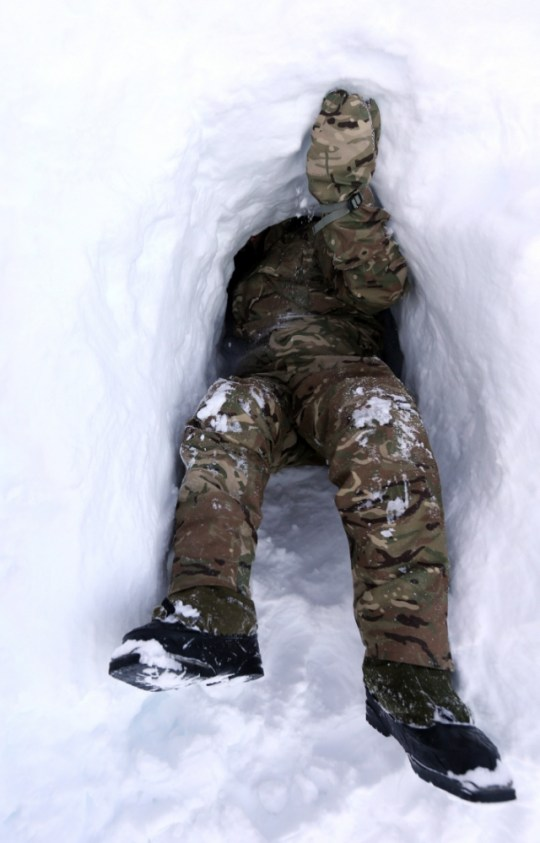
#> input picture testimg.jpg, 540 x 843 px
$ jupyter execute --allow-errors Untitled.ipynb
#> lines starting #> are read from the running program, lines starting #| are printed output that depends on the picture
[cell 1]
import cv2
humancascade=cv2.CascadeClassifier('haarcascade_fullbody.xml')
image_path="testimg.jpg"
image=cv2.imread(image_path)
#> image is the input picture: shape (843, 540, 3); mean B, G, R 193, 182.6, 181.6
gray = cv2.cvtColor(image, cv2.COLOR_BGR2GRAY)
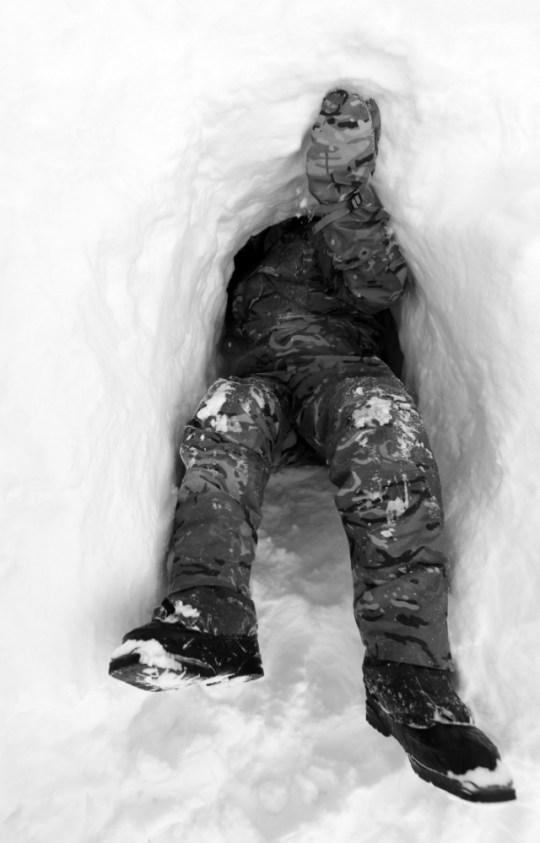
#> gray: shape (843, 540); min 0, max 255, mean 183.5
#> (the rest of this cell did not finish here and is left out)


$ run again, with avalanche1.jpg copied over testimg.jpg
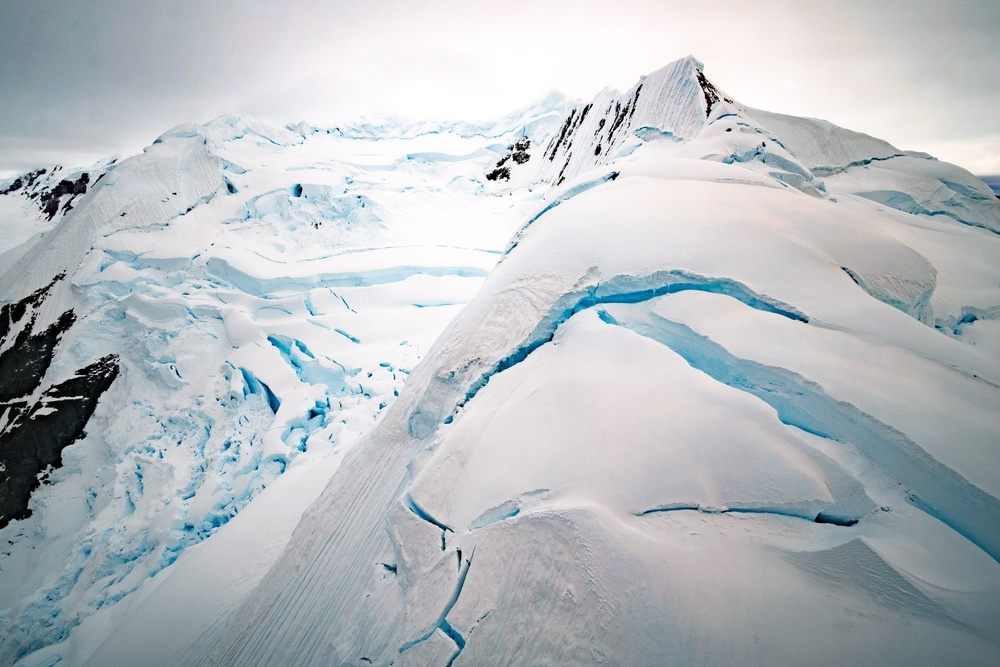
#> input picture avalanche1.jpg, 1000 x 667 px, shrunk from 5072 x 3381 before the run
#> image is the input picture: shape (667, 1000, 3); mean B, G, R 192.5, 188.4, 182.2
#> `gray = cv2.cvtColor(image, cv2.COLOR_BGR2GRAY)`:
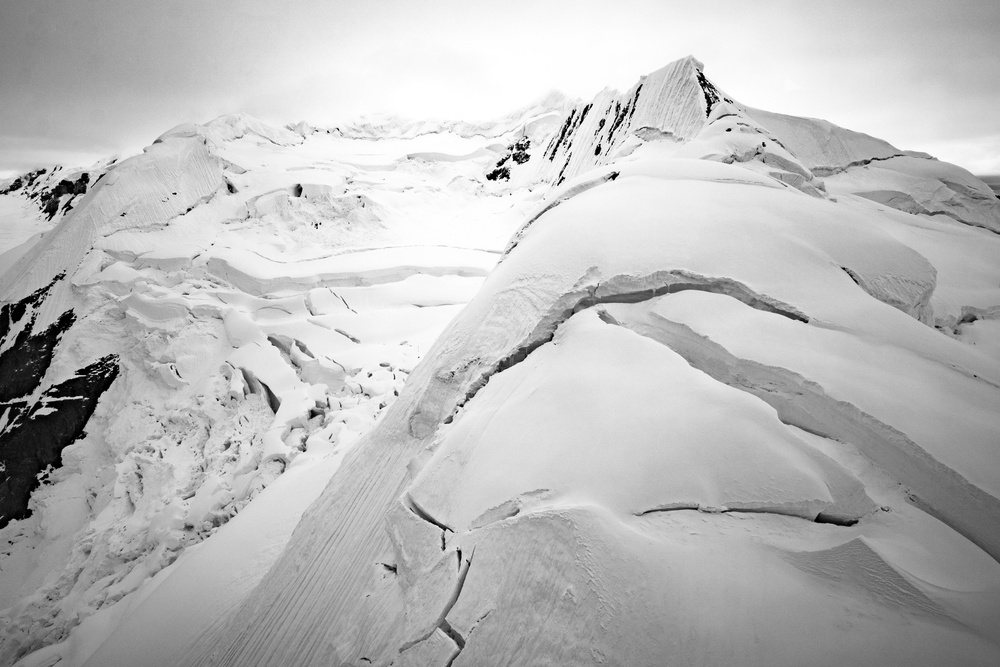
#> gray: shape (667, 1000); min 0, max 255, mean 187
